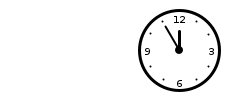
#> input picture temp/clock_1.png, 250 x 100 px
$ jupyter execute clockReader.ipynb   (shell and % lines are left out)
#> lines starting #> are read from the running program, lines starting #| are printed output that depends on the picture; after the words box and inside, x2 and y2 are one past the last pixel; in counts of white or black regions, pixels touching at a corner belong together
[cell 1]
import cv2
import numpy as np
import matplotlib.pyplot as plt

def line_length(x1, y1, x2, y2):
    return np.sqrt((x2 - x1) ** 2 + (y2 - y1) ** 2)

def calculate_angle(x1, y1, x2, y2, cx, cy):
    angle_rad = np.arctan2(y2 - cy, x2 - cx) - np.arctan2(y1 - cy, x1 - cx)
    angle_deg = np.degrees(angle_rad)
    angle_deg = (angle_deg + 360) % 360
    return angle_deg

image_path = "clock_1.png"

imagem = cv2.imread(image_path, cv2.IMREAD_COLOR)
#> imagem is the input picture: shape (100, 250, 3); min 0, max 255, mean 244.8

cinza = cv2.cvtColor(imagem, cv2.COLOR_BGR2GRAY)

suave = cv2.medianBlur(cinza, 5)
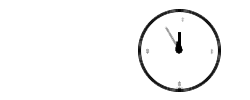
#> suave: shape (100, 250); min 0, max 255, mean 247

circulos = cv2.HoughCircles(
    suave,
    cv2.HOUGH_GRADIENT,
    dp=1.2,
    minDist=40,
    param1=50,
    param2=30,
    minRadius=15,
    maxRadius=60,
)
#> circulos = [[179.4, 49.8, 37.92]]

vertices = []

if circulos is not None:
    circulos = np.round(circulos[0, :]).astype("int")
#> circulos = [[179, 50, 38]]

    x, y, raio = circulos[0]
#> x = 179; y = 50; raio = 38

    mask = np.zeros_like(cinza)
    cv2.circle(mask, (x, y), int(raio * 0.70), 255, -1)
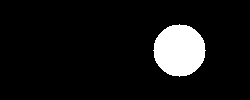
#> mask: shape (100, 250); 8.5% white; 1 white region, box (x1, y1, x2, y2) and area: (153, 24, 206, 77) 2121

    masked_image = cv2.bitwise_and(imagem, imagem, mask=mask)

    x1, y1 = x - int(raio * 0.80), y - int(raio * 0.80)
#> x1 = 149; y1 = 20
    x2, y2 = x + int(raio * 0.80), y + int(raio * 0.80)
#> x2 = 209; y2 = 80
    cropped_image = masked_image[y1:y2, x1:x2]
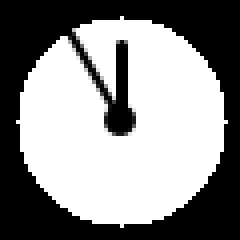
#> cropped_image: shape (60, 60, 3) (shown 4 times larger); min 0, max 255, mean 140.4

    scale_factor = 4
    width = int(imagem.shape[1] * scale_factor)
#> width = 1000
    height = int(imagem.shape[0] * scale_factor)
#> height = 400
    high_quality_image = cv2.resize(imagem, (width, height), interpolation=cv2.INTER_CUBIC)
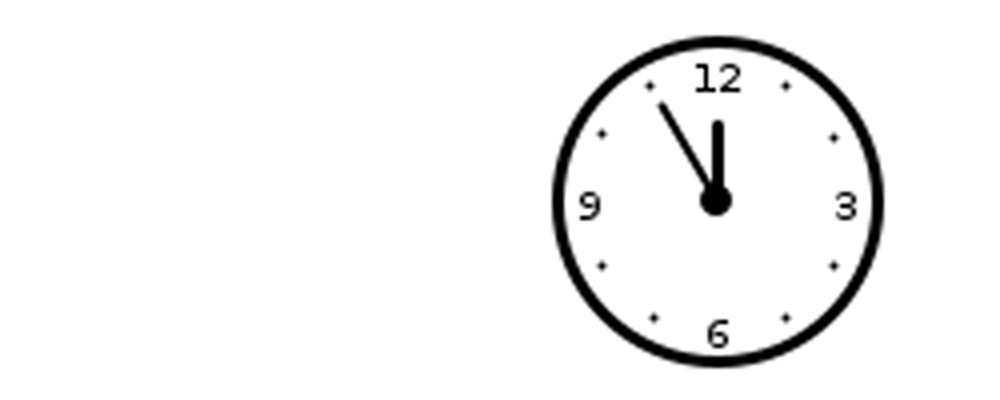
#> high_quality_image: shape (400, 1000, 3); min 0, max 255, mean 244.7
    high_quality_gray = cv2.cvtColor(high_quality_image, cv2.COLOR_BGR2GRAY)
    high_quality_mask = cv2.resize(mask, (width, height), interpolation=cv2.INTER_NEAREST)
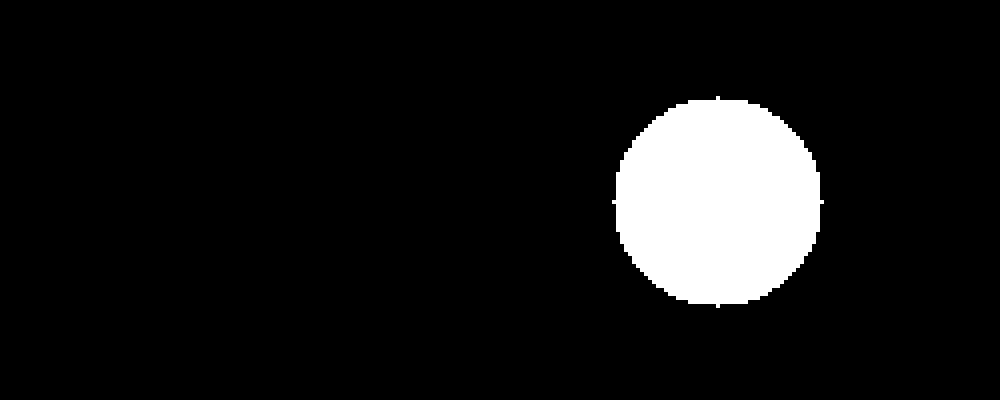
#> high_quality_mask: shape (400, 1000); 8.5% white; 1 white region, box (x1, y1, x2, y2) and area: (612, 96, 824, 308) 33936
    high_quality_masked_image = cv2.bitwise_and(high_quality_image, high_quality_image, mask=high_quality_mask)

    gray = cv2.cvtColor(high_quality_masked_image, cv2.COLOR_BGR2GRAY)

    blurred = cv2.GaussianBlur(gray, (5, 5), 0)

    edges = cv2.Canny(blurred, 50, 150, apertureSize=3)  # Ajustado para melhor detecção
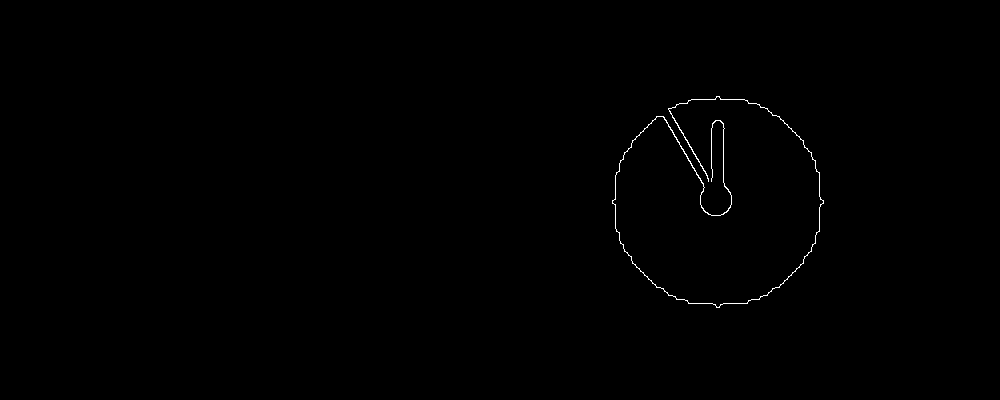
#> edges: shape (400, 1000); 0.29% white in thin lines or dots, all inside (x1, y1, x2, y2) = (612, 96, 824, 308)

    lines = cv2.HoughLinesP(
        edges, 1, np.pi / 180, threshold=50, minLineLength=50, maxLineGap=10  # Ajustado threshold
    )
#> lines = [[668, 109, 708, 179], [663, 116, 704, 187], [723, 182, 723, 123], [615, 228, 615, 175], [691, 99, 744, 99], [688, 303, 747, 303], [819, 231, 819, 172]]

    line_image = np.copy(high_quality_masked_image)

    longest_line_minute = None
    max_length_minute = 0
    longest_line_hour = None
    max_length_hour = 0

    if lines is not None:
        for line in lines:
            x1, y1, x2, y2 = line[0]
            length = line_length(x1, y1, x2, y2)
            thickness = cv2.norm(gray[y1:y2, x1:x2], cv2.NORM_L2) / length

            if thickness > 5:  # Ajustado limite de espessura
                if length > max_length_hour:
                    max_length_hour = length
                    longest_line_hour = (x1, y1, x2, y2)
            else:
                if length > max_length_minute:
                    max_length_minute = length
                    longest_line_minute = (x1, y1, x2, y2)
#> this loop made 7 passes
#> (x1, y1, x2, y2, length, thickness, max_length_hour) on passes 1 to 2: (668, 109, 708, 179, 80.62, 145.1, 80.62), (663, 116, 704, 187, 81.99, 146.5, 81.99)
#> (x1, y1, x2, y2, length, thickness, max_length_minute) on pass 3: (723, 182, 723, 123, 59, 0, 59)
#> after the loop, max_length_hour = 81.99; max_length_minute = 59

        if longest_line_minute is not None:
            x1, y1, x2, y2 = longest_line_minute
#> x1 = 723; y1 = 182; x2 = 723; y2 = 123
            length = np.sqrt((x2 - x1) ** 2 + (y2 - y1) ** 2)
            direction_vector = ((x2 - x1) / length, (y2 - y1) / length)
#> direction_vector = (0, -1)
            new_length = length * 1.8
#> new_length = 106.2
            x1_new = int(x1 - direction_vector[0] * (new_length - length))
#> x1_new = 723
            y1_new = int(y1 - direction_vector[1] * (new_length - length))
#> y1_new = 229
            x2_new = int(x2 + direction_vector[0] * (new_length - length))
#> x2_new = 723
            y2_new = int(y2 + direction_vector[1] * (new_length - length))
#> y2_new = 75
            cv2.line(line_image, (x1_new, y1_new), (x2_new, y2_new), (0, 255, 0), 5)
            vertices.append((x1, y1))
            vertices.append((x2, y2))

        if longest_line_hour is not None:
            x1, y1, x2, y2 = longest_line_hour
#> x1 = 663; y1 = 116; x2 = 704; y2 = 187
            length = np.sqrt((x2 - x1) ** 2 + (y2 - y1) ** 2)
#> length = 81.99
            direction_vector = ((x2 - x1) / length, (y2 - y1) / length)
#> direction_vector = (0.5, 0.866)
            new_length = length * 1.8
#> new_length = 147.6
            x1_new = int(x1 - direction_vector[0] * (new_length - length))
#> x1_new = 630
            y1_new = int(y1 - direction_vector[1] * (new_length - length))
#> y1_new = 59
            x2_new = int(x2 + direction_vector[0] * (new_length - length))
#> x2_new = 736
            y2_new = int(y2 + direction_vector[1] * (new_length - length))
#> y2_new = 243
            cv2.line(line_image, (x1_new, y1_new), (x2_new, y2_new), (255, 0, 0), 5)
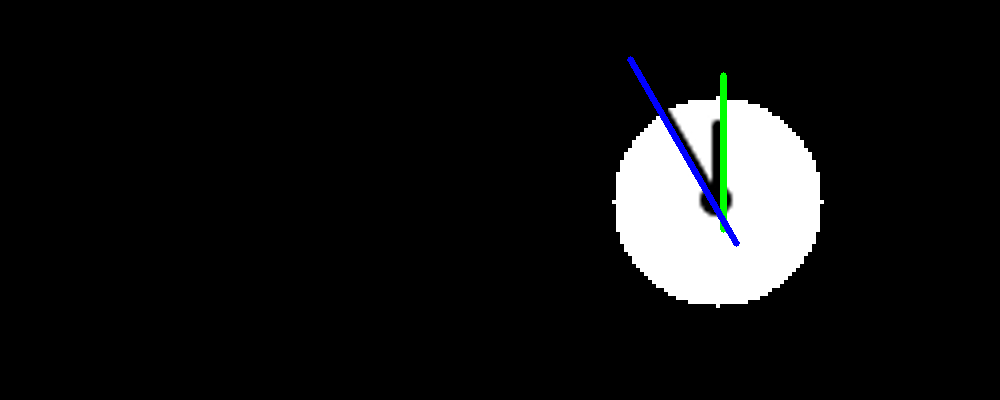
#> line_image: shape (400, 1000, 3); mean B, G, R 20.5, 20.3, 19.6
            vertices.append((x1, y1))
            vertices.append((x2, y2))

        def adjust_angle(angle):
            adjusted_angle = (angle - 90) % 360
            return adjusted_angle if adjusted_angle >= 0 else adjusted_angle + 360

        hour_angle = calculate_angle(*longest_line_hour, x, y) if longest_line_hour else 0
#> in calculate_angle, `angle_rad = np.arctan2(y2 - cy, x2 - cx) - np.arctan2(y1 - cy, x1 - cx)`: angle_rad = 0.12
#> in calculate_angle, `angle_deg = np.degrees(angle_rad)`: angle_deg = 6.86
#> hour_angle = 6.86
        minute_angle = calculate_angle(*longest_line_minute, x, y) if longest_line_minute else 0
#> minute_angle = 354

        adjusted_hour_angle = adjust_angle(hour_angle)
#> in adjust_angle, `adjusted_angle = (angle - 90) % 360`: adjusted_angle = 276.9
#> adjusted_hour_angle = 276.9
        adjusted_minute_angle = adjust_angle(minute_angle)
#> adjusted_minute_angle = 264

        hour = int(adjusted_hour_angle / 30)
#> hour = 9
        minute = int(adjusted_minute_angle / 6)
#> minute = 44

        # print(f"Ângulo da haste verde (hora): {adjusted_hour_angle:.4f} graus")
        # print(f"Ângulo da haste azul (minuto): {adjusted_minute_angle:.4f} graus")

    plt.figure(figsize=(6, 6))
    plt.imshow(cv2.cvtColor(line_image, cv2.COLOR_BGR2RGB))
    plt.title("Ponteiros Detectados")
    plt.axis('off')
    plt.show()
    print(f"Horário detectado: {hour:02d}:{minute:02d}")
#| Horário detectado: 09:44

else:
    print("Nenhum círculo detectado")
